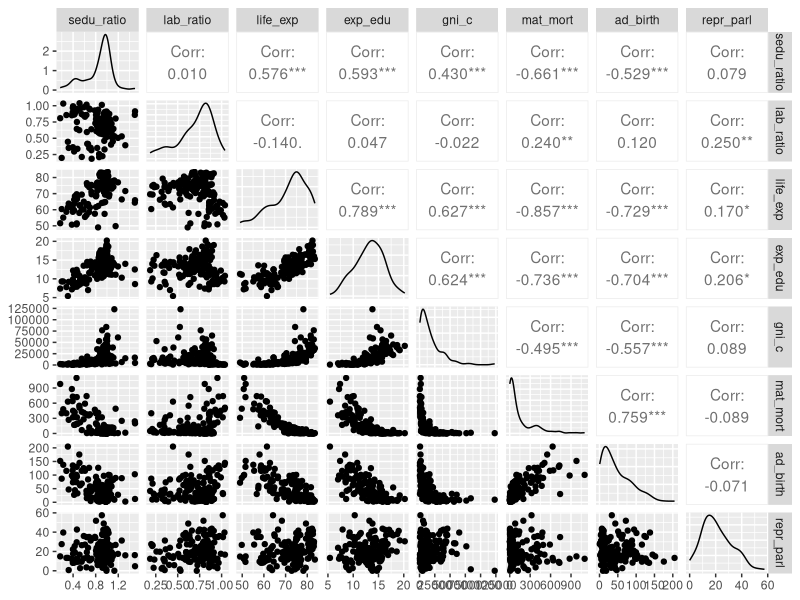
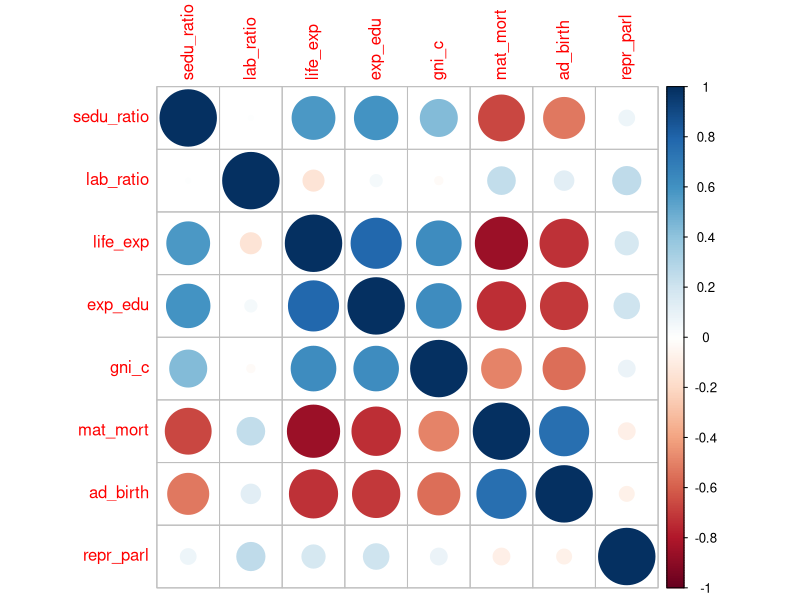
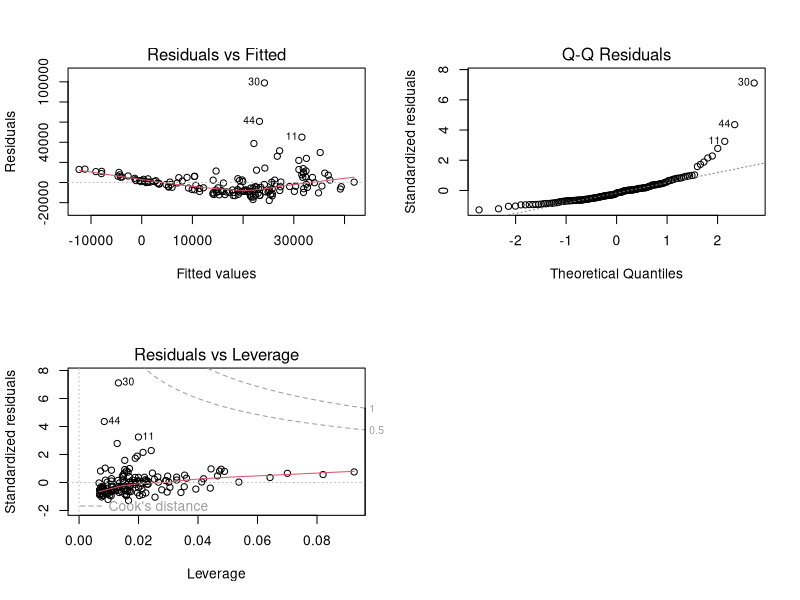
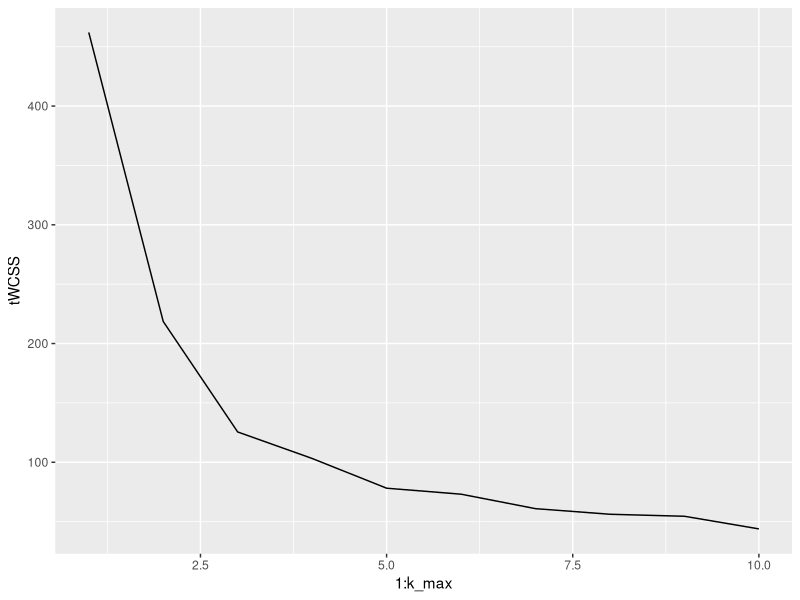
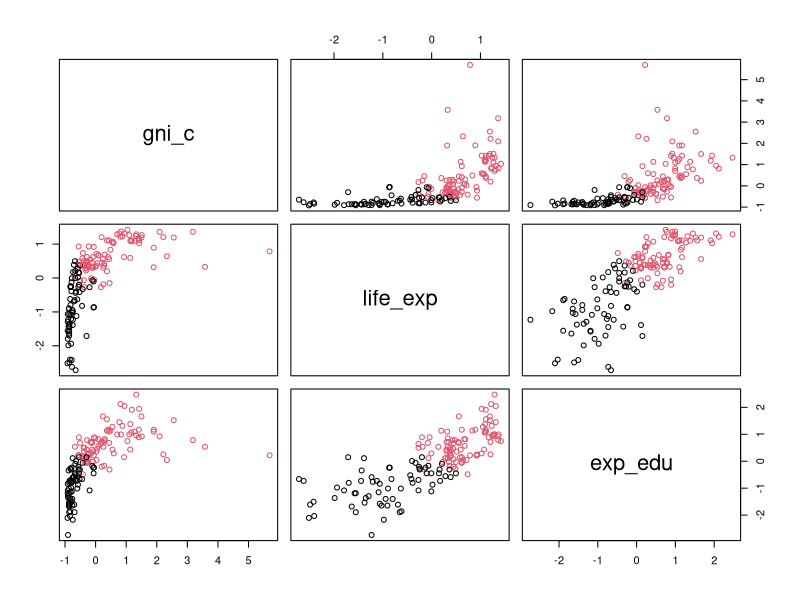

Generate these figures, in order, with R:
## ---- chunk 1
human_ <- read.csv(file="human.csv")
str(human_)
## ---- chunk 2
library(GGally)
library(dplyr)
library(corrplot)
# visualize the 'human_' variables
ggpairs(human_)

# compute the correlation matrix and visualize it with corrplot
cor(human_) %>% corrplot
## ---- chunk 3
#linear regression model
my_model <- lm(gni_c ~ life_exp + exp_edu, data = human_)
summary(my_model)
## ---- chunk 4
par(mfrow = c(2,2))
plot(my_model, which=c(1,2,5))
## ---- chunk 5
#scale the variables
human_ <- select(human_, one_of(c("gni_c", "life_exp", "exp_edu")))
human_s <- scale(human_)
human_s <- as.data.frame(human_s)
# euclidean distance matrix
dist_eu <- dist(human_s)
# look at the summary of the distances
summary(dist_eu)
## ---- chunk 6
library(ggplot2)
set.seed(123)

# determine the number of clusters
k_max <- 10
# calculate the total within sum of squares
tWCSS <- sapply(1:k_max, function(k){kmeans(human_s, k)$tot.withinss})
# visualize the results
qplot(x = 1:k_max, y = tWCSS, geom = 'line')
## ---- chunk 7
library(GGally)
# k-means clustering with 2 clusters
km <-kmeans(human_s, centers = 2)
# plot the boston_s dataset with clusters
pairs(human_s,col = km$cluster)
